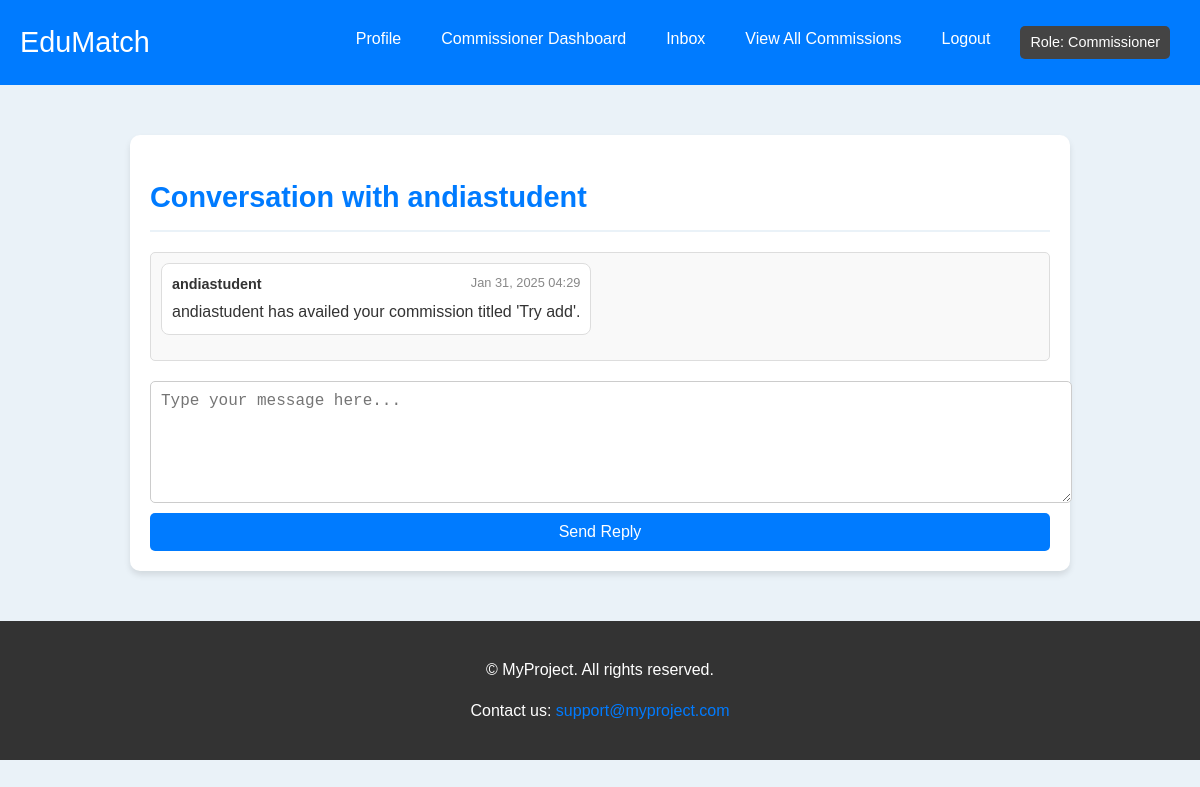
Screenshot of /conversation/26/ (signed in) with the database file from the repository.
### app/models.py (models this page shows, shortened)
class Profile(models.Model):
    user = models.OneToOneField(settings.AUTH_USER_MODEL, on_delete=models.CASCADE)
    bio = models.TextField(blank=True, null=True)
    expertise = models.CharField(max_length=255, blank=True, null=True)
    contact_info = models.CharField(max_length=100, blank=True, null=True)
    profile_picture = models.ImageField(upload_to='profile_pictures/', blank=True, null=True, default='profile_pictures/default.jpg')

class CustomUser(AbstractUser):
    ROLE_CHOICES = (
        ('student', 'Student'),
        ('commissioner', 'Commissioner'),
    )
    role = models.CharField(max_length=20, choices=ROLE_CHOICES, default='student')
    def is_commissioner(self):
        return self.role == 'commissioner'

class Message(models.Model):
    sender = models.ForeignKey(settings.AUTH_USER_MODEL, on_delete=models.CASCADE, related_name='sent_messages')
    recipient = models.ForeignKey(settings.AUTH_USER_MODEL, on_delete=models.CASCADE, related_name='received_messages')
    content = models.TextField()
    timestamp = models.DateTimeField(auto_now_add=True)
    is_read = models.BooleanField(default=False)

### app/views.py (the view, shortened to what this page needs)
# urls.py: path('conversation/<int:sender_pk>/', views.conversation_view, name='conversation'),
@login_required
def conversation_view(request, sender_pk):
    profile = get_object_or_404(Profile, user=request.user)
    if not profile.user.is_commissioner():
        return HttpResponseForbidden("You are not authorized to access this page.")
    sender = get_object_or_404(Profile, user__pk=sender_pk)
    chat_messages = Message.objects.filter(
        models.Q(sender=request.user, recipient=sender.user) |
        models.Q(sender=sender.user, recipient=request.user)
    ).order_by('timestamp')
    context = {
        'sender': sender,
        'chat_messages': chat_messages,
    }
    return render(request, 'app/commissioner/conversation.html', context)

### app/templates/app/commissioner/conversation.html (shortened to what this page needs)
{% extends 'app/base.html' %}
{% block content %}
    <div class="conversation-container">
        <h1 class="conversation-header">Conversation with {{ sender.user.username }}</h1>
        <div id="chat-history">
            {% for message in chat_messages %}
                <div class="chat-message {% if message.sender == request.user %}sent-message{% else %}received-message{% endif %}">
                    <div class="message-header">
                        <strong>{{ message.sender.username }}</strong>
                        <small class="timestamp">{{ message.timestamp|date:"M d, Y H:i" }}</small>
                    </div>
                    <div class="message-content">
                        <p>{{ message.content }}</p>
                    </div>
                </div>
            {% endfor %}
        </div>
        <form method="post" class="message-form">
            <textarea name="content" placeholder="Type your message here..." rows="4"></textarea>
            <button type="submit" class="btn btn-primary">Send Reply</button>
        </form>
    </div>
{% endblock %}

### static/css/style.css (style rules this page uses)
body { font-family: Arial, sans-serif; line-height: 1.6; margin: 0; padding: 0; box-sizing: border-box; background: #EAF2F8; color: #333; }

### static/css/conversation.css (style rules this page uses)
body { background-color: #F5F5F5; font-family: 'Arial', sans-serif; }
.conversation-container { max-width: 900px; margin: 50px auto; padding: 20px; background: #ffffff; border-radius: 10px; box-shadow: 0 4px 6px rgba(0, 0, 0, 0.1); }
.conversation-header { font-size: 1.8rem; color: #007bff; border-bottom: 2px solid #EAF2F8; padding-bottom: 10px; margin-bottom: 20px; }
#chat-history { max-height: 400px; overflow-y: auto; padding: 10px; border: 1px solid #ddd; border-radius: 5px; background-color: #f9f9f9; margin-bottom: 20px; scrollbar-width: thin; scrollbar-color: #aaa #ddd; }
.chat-message { margin-bottom: 15px; padding: 10px; border-radius: 8px; font-size: 1rem; line-height: 1.4; position: relative; }
.received-message { background-color: #ffffff; border: 1px solid #ddd; text-align: left; margin-right: auto; width: fit-content; max-width: 70%; }
.message-header { display: flex; justify-content: space-between; font-size: 0.9rem; color: #555; }
.message-header strong { font-weight: bold; color: #333; }
.message-header .timestamp { font-size: 0.8rem; color: #888; margin-left: 10px; }
.message-content p { margin: 5px 0 0 0; line-height: 1.5; }
.message-form { display: flex; flex-direction: column; gap: 10px; }
.message-form textarea { resize: vertical; height: 100px; padding: 10px; font-size: 1rem; border: 1px solid #ccc; border-radius: 5px; width: 100%; }
.message-form button { padding: 10px 20px; background-color: #007bff; color: #ffffff; border: none; border-radius: 5px; font-size: 1rem; cursor: pointer; transition: background-color 0.3s ease; }

### rows the page displays
Profile: user.username "andiastudent"
Message: sender.username "andiastudent", timestamp "Jan 31, 2025 04:29", content "andiastudent has availed your commission titled 'Try add'."
